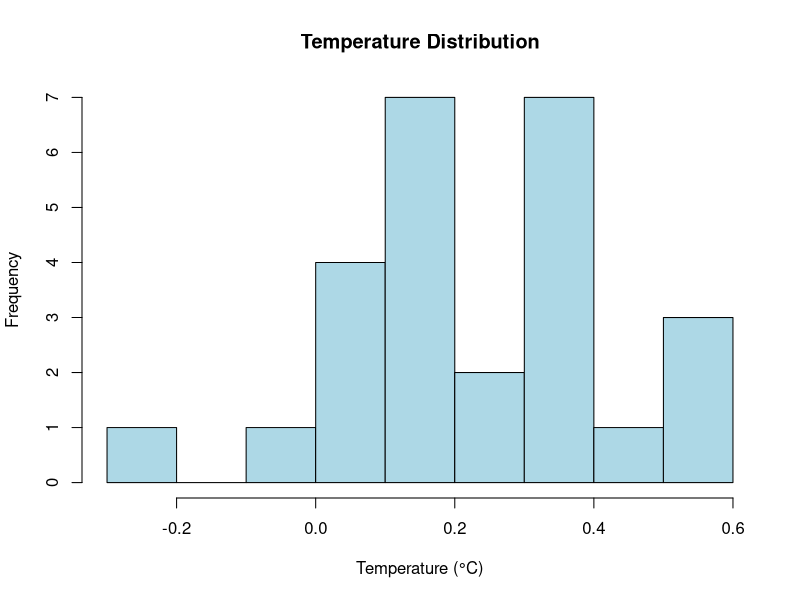
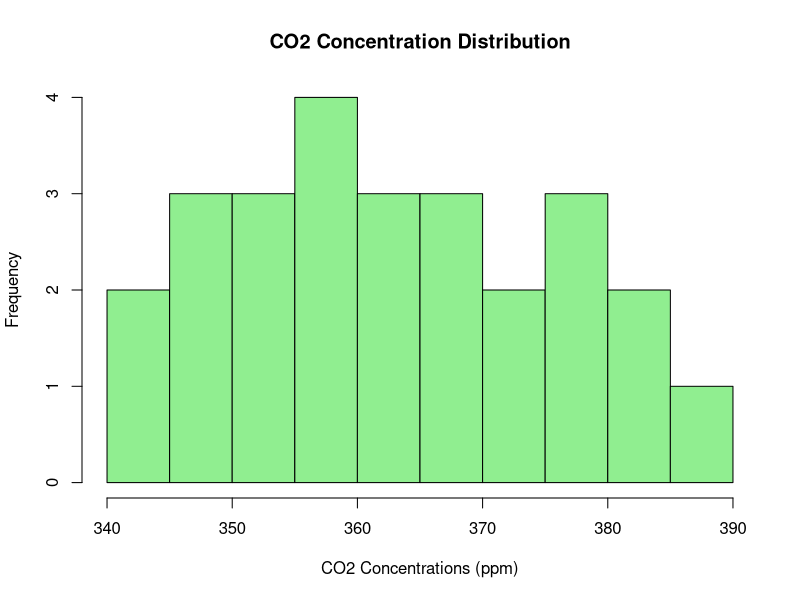
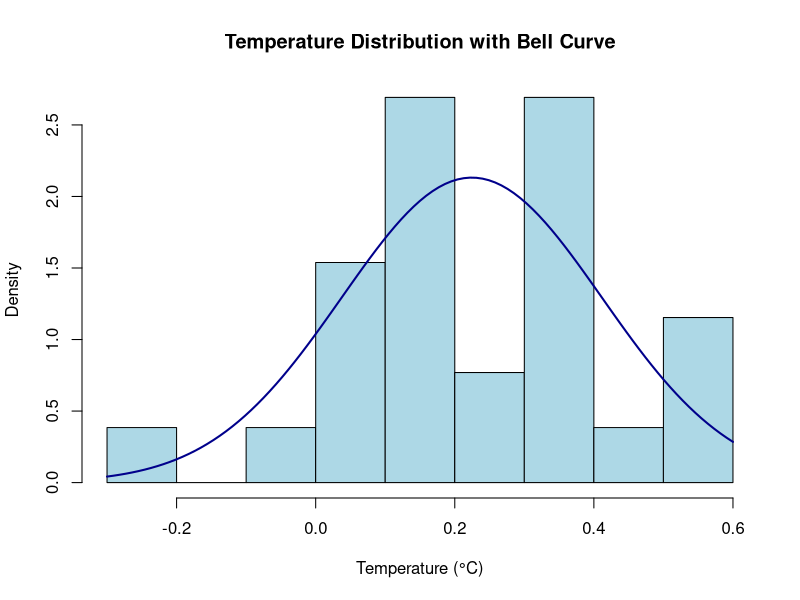
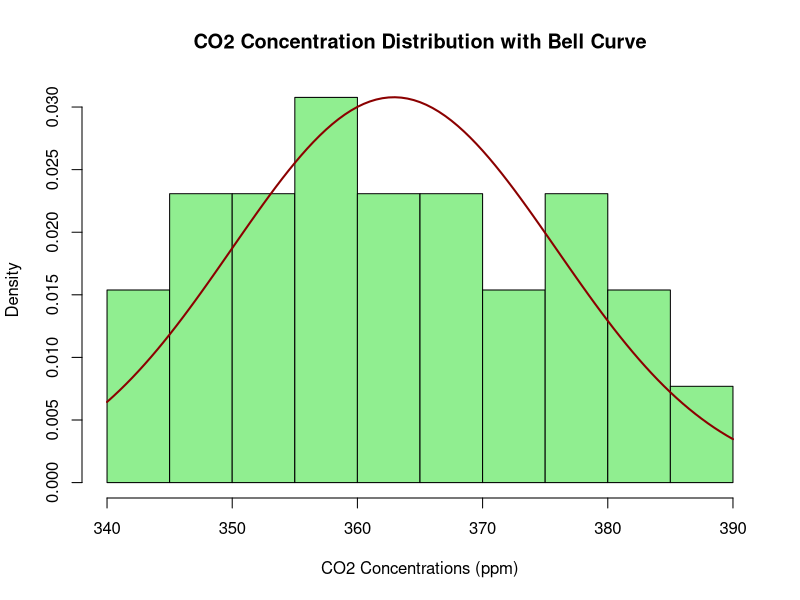
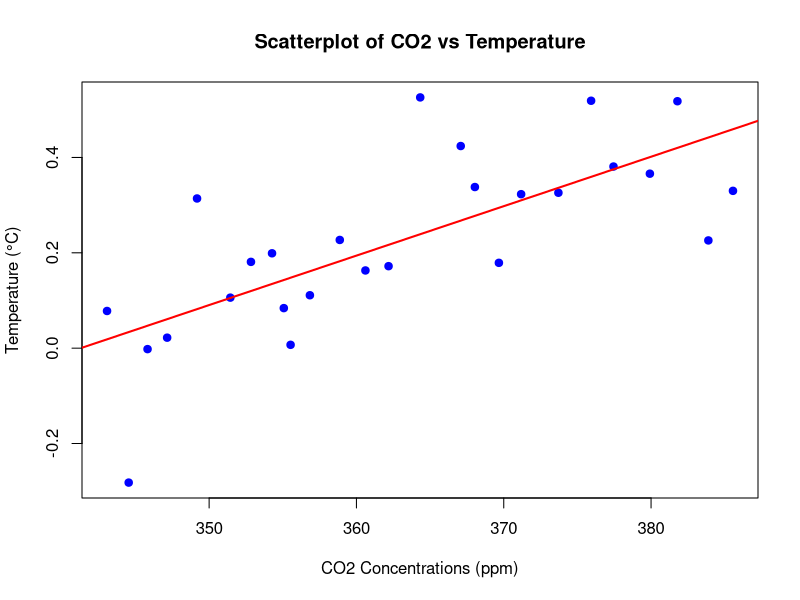

These charts were generated, in order, by the following R code:
# Load necessary library
library(readr) # If you are using CSV files
library(dplyr) # For data manipulation (optional, but useful)

# Read the dataset
carbon_segment <- read.csv("carbon-segment.csv")

# Display the first few rows of the dataset to confirm it's loaded correctly
head(carbon_segment)

# Summary of the dataset for a quick overview
summary(carbon_segment)

# View the full dataset in RStudio (opens in a new tab)
View(carbon_segment)

# Calculate mean and median for Temp and CO2
temp_mean <- mean(carbon_segment$Temp, na.rm = TRUE)
print(temp_mean)
temp_median <- median(carbon_segment$Temp, na.rm = TRUE)
print(temp_median)
co2_mean <- mean(carbon_segment$CO2, na.rm = TRUE)
co2_median <- median(carbon_segment$CO2, na.rm = TRUE)

# Display results
cat("Temperature (°C):\n")
cat("Mean:", temp_mean, "\nMedian:", temp_median, "\n\n")

cat("CO₂ Concentrations (ppm):\n")
cat("Mean:", co2_mean, "\nMedian:", co2_median, "\n")

# Define a function to calculate mode
calculate_mode <- function(x) {
  uniq_vals <- unique(x)
  uniq_vals[which.max(tabulate(match(x, uniq_vals)))]
}

#Calculating Modes
# Calculate and display the modes for Temp and CO2
temp_mode <- calculate_mode(carbon_segment$Temp)
co2_mode <- calculate_mode(carbon_segment$CO2)

cat("Mode of Temperature (°C):", temp_mode, "\n")
cat("Mode of CO₂ Concentrations (ppm):", co2_mode, "\n")


#Inspecting the Distribution
# Save Temperature histogram as a PNG file
png("temperature_histogram.png", width = 800, height = 600) # Set file name and resolution
hist(
  carbon_segment$Temp,
  main = "Temperature Distribution",
  xlab = "Temperature (°C)",
  col = "lightblue",
  border = "black",
  breaks = 10
)
dev.off() # Close the PNG device

# Save CO2 histogram as a PNG file
png("co2_histogram.png", width = 800, height = 600) # Set file name and resolution
hist(
  carbon_segment$CO2,
  main = "CO2 Concentration Distribution",
  xlab = "CO2 Concentrations (ppm)",
  col = "lightgreen",
  border = "black",
  breaks = 10
)
dev.off() # Close the PNG device

# Inspecting the Distribution with Bell Curve Overlay
# Save Temperature histogram as a PNG file with a bell-shaped curve
png("temperature_histogram_with_bell_curve.png", width = 800, height = 600) # Set file name and resolution
hist(
  carbon_segment$Temp,
  main = "Temperature Distribution with Bell Curve",
  xlab = "Temperature (°C)",
  col = "lightblue",
  border = "black",
  breaks = 10,
  freq = FALSE # Set to FALSE to plot density instead of frequency
)
curve(
  dnorm(x, mean = mean(carbon_segment$Temp, na.rm = TRUE), sd = sd(carbon_segment$Temp, na.rm = TRUE)),
  col = "darkblue",
  lwd = 2,
  add = TRUE
) # Add the normal distribution curve
dev.off() # Close the PNG device

# Save CO2 histogram as a PNG file with a bell-shaped curve
png("co2_histogram_with_bell_curve.png", width = 800, height = 600) # Set file name and resolution
hist(
  carbon_segment$CO2,
  main = "CO2 Concentration Distribution with Bell Curve",
  xlab = "CO2 Concentrations (ppm)",
  col = "lightgreen",
  border = "black",
  breaks = 10,
  freq = FALSE # Set to FALSE to plot density instead of frequency
)
curve(
  dnorm(x, mean = mean(carbon_segment$CO2, na.rm = TRUE), sd = sd(carbon_segment$CO2, na.rm = TRUE)),
  col = "darkred",
  lwd = 2,
  add = TRUE
) # Add the normal distribution curve
dev.off() # Close the PNG device

# Scatterplot with trendline
png("ScatterPlot With Trendline.png", width = 800, height = 600) # Set file name and resolution
plot(carbon_segment$CO2, carbon_segment$Temp, 
     main = "Scatterplot of CO2 vs Temperature", 
     xlab = "CO2 Concentrations (ppm)", 
     ylab = "Temperature (°C)", 
     pch = 19, col = "blue")

# Add a trendline
abline(lm(carbon_segment$Temp ~ carbon_segment$CO2), col = "red", lwd = 2)

dev.off() # Close the PNG device

# Calculate Pearson correlation coefficient
correlation <- cor(carbon_segment$Temp, carbon_segment$CO2, use = "complete.obs")

# Display the correlation coefficient
cat("Pearson Correlation Coefficient (Temp vs CO₂):", correlation, "\n")
